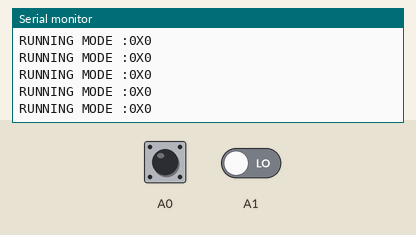
This sketch was run on a simulated Arduino Uno, built with avr-gcc and run on an emulated ATmega328P. Parts: the last lines printed to the serial monitor. The inputs (shaded band) are chosen by the test bench; at power-on: A0 LOW, A1 LOW.

Above: at 1.2 s.
1.3 s: A0 driven HIGH
At 2.2 s:
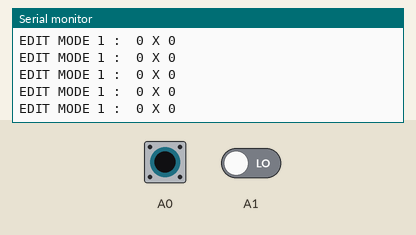
3.3 s: A1 driven HIGH
At 4.2 s:
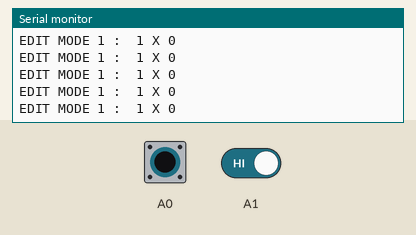
6.3 s: A0 pulsed LOW 2 times (0.12 s each, 0.3 s apart)
At 7.1 s:
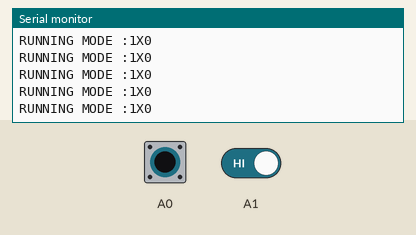

Measured:
- after the input at 1.3 s, the serial monitor: prints a new line after 0.10 s (image 1)
- after the input at 3.3 s, the serial monitor: prints a new line after 0.09 s (image 2)
- after the input at 6.3 s, the serial monitor: prints a new line after 0.21 s (image 3)

The sketch:

menu_test.ino
```cpp
//by djamaatul /////

#define b1 A0 //define the button pin
#define b2 A1

//////////////DEBOUNCE////////
//djamaatul 21/9/20 /////
class button{
  public:
    byte pin;
    bool baca = 0;
    bool kondisi = 0;
    bool terbaca = 0;
    unsigned long waktu;
    byte batas = 2;
  button(byte pin){
    this -> pin = pin;
    pinMode(pin,INPUT);
  }

  bool read(){
  baca = digitalRead(pin);
  if(baca != kondisi){
    waktu = millis();
  }
  if(millis() - waktu > batas){
    if(baca != terbaca){
      terbaca = baca;
      if(terbaca){
      return 1;
      }else{  return 0;}
     }
  }
  kondisi = baca;
  return 0;
  }
};
/////////////////DEBOUNCE ///////////


button button1(b1); // DEKLARASI TOMBOL
button button2(b2);

void setup() {
Serial.begin(9600);

}

uint8_t menuIn=0,pilih=0; //menu in ... //pilih or select
uint8_t luasdata =26; //luas data pilih  or Lentgth of data select
uint8_t data[2] ={0,0}; //data //you can change it with EEPROM or RTC data;

void loop() {

    if(button1.read()){       //Button 1 read
      menuIn++;               //menuIn increase
      menu(menuIn);           //to menu function
      if(menuIn >2){          //reset to zero //menu length
        menuIn=0;
      }
    }
Serial.print("RUNNING MODE :"); //indicator of data
Serial.print(data[0]);
Serial.print("X");
Serial.println(data[1]);

}

void menu(uint8_t ke){    //to set  send data to menu involved
  if(ke ==1){
    pemilihan(0);
  }else if(ke ==2){
    pemilihan(1);
  }
}
void pemilihan(uint8_t ke){ //select fungtion
 pilih =0;
 while(1){
Serial.print("EDIT MODE "+(String)menuIn + " :\t");
Serial.print(data[0]);
Serial.print(" X ");
Serial.println(data[1]);
 if(button2.read()){
    pilih++;
    data[ke] = pilih;
 }
 if(pilih >= luasdata){
    pilih =0;
  }
 if(button1.read()){
    menuIn++;
    menu(menuIn);
    return 0;

 }
 }
}
```
